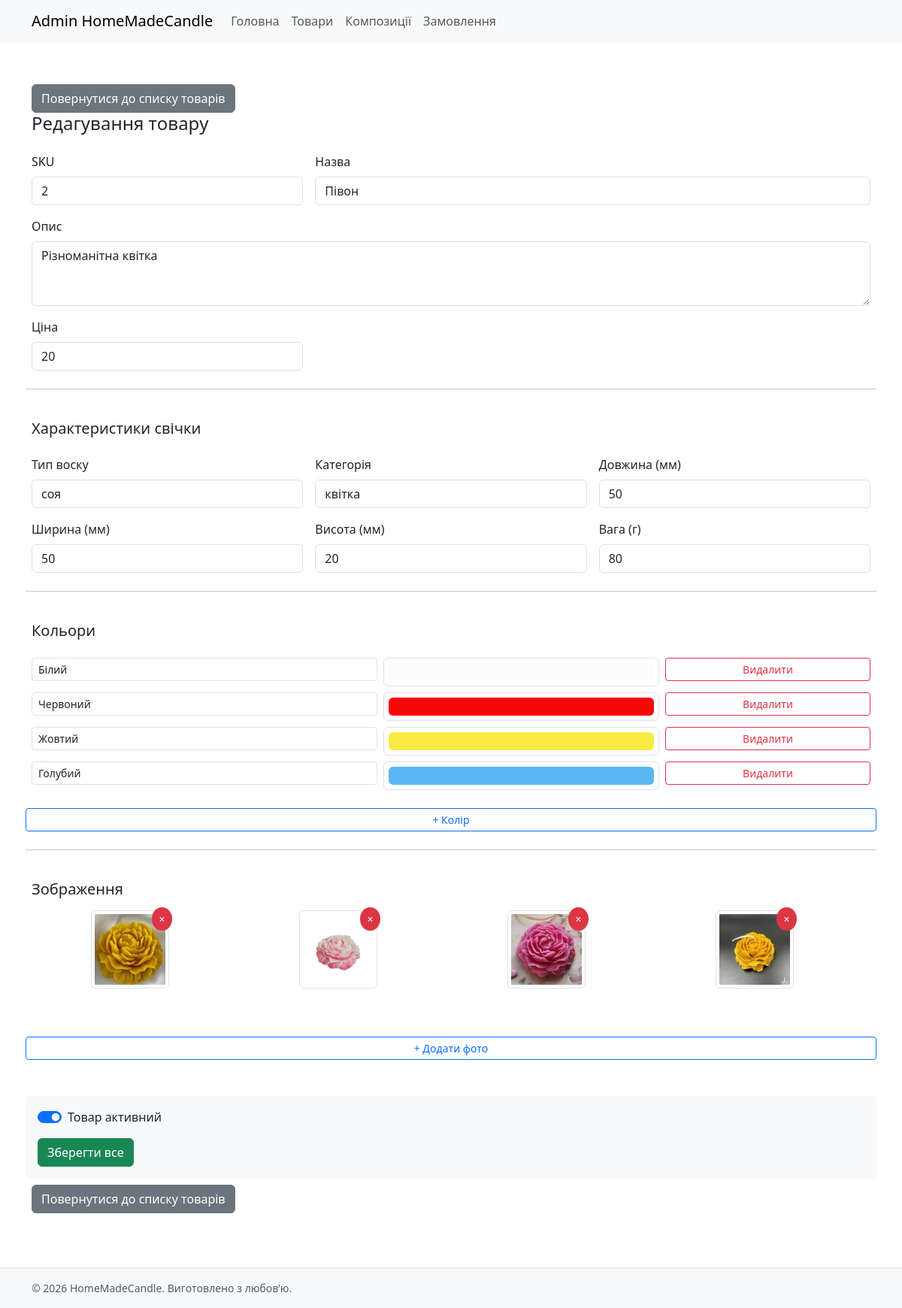
/admin/products/edit/2 (signed in), run on the app's committed database.
### models.py (models this page shows, shortened)
class Product(db.Model):
    id = db.Column(db.Integer, primary_key=True)
    sku = db.Column(db.String(64), unique=True, nullable=False)
    name = db.Column(db.String(120), nullable=False)
    description = db.Column(db.Text)
    wax_type = db.Column(db.String(64))
    category = db.Column(db.String(64))
    width = db.Column(db.Integer)
    height = db.Column(db.Integer)
    depth = db.Column(db.Integer)
    weight = db.Column(db.Integer)
    price = db.Column(db.Integer, default=0)
    is_active = db.Column(db.Boolean, default=True)
    colors = db.relationship("Color", backref="product", cascade="all, delete-orphan")
    images = db.relationship("ProductImage", backref="product",
                             order_by="ProductImage.sort_order",
                             cascade="all, delete-orphan")

class Color(db.Model):
    id = db.Column(db.Integer, primary_key=True)
    product_id = db.Column(db.Integer, db.ForeignKey("product.id"), nullable=False)
    color_name = db.Column(db.String(64), nullable=False)
    color_hex = db.Column(db.String(7), nullable=False)  # "#FFFFFF"
    is_default = db.Column(db.Boolean, default=False)
    price_modifier = db.Column(db.Float, default=0.0)     # 0.1 = +10% від базової ціни

class ProductImage(db.Model):
    id = db.Column(db.Integer, primary_key=True)
    product_id = db.Column(db.Integer, db.ForeignKey("product.id"), nullable=False)
    filename = db.Column(db.String(255), nullable=False)         # оригінал
    preview_filename = db.Column(db.String(255))                  # прев’ю 200x200
    alt_text = db.Column(db.String(120))
    sort_order = db.Column(db.Integer, default=0)

### blueprints/admin/routes.py (the view, shortened to what this page needs)
@bp.route("/products/edit", methods=["GET", "POST"])
@bp.route("/products/edit/<int:product_id>", methods=["GET", "POST"])
@login_required
def product_edit(product_id=None):
    product = Product.query.get(product_id) if product_id else None
    colors = Color.query.filter_by(product_id=product.id).all() if product else []
    images = ProductImage.query.filter_by(product_id=product.id).all() if product else []
    return render_template("admin/product_form.html", product=product, colors=colors, images=images)

### blueprints/admin/routes.py (called while the page is built)
@login_manager.user_loader
def load_user(user_id):
    return User.query.get(int(user_id))

### templates/admin/product_form.html (shortened to what this page needs)
{% extends "base.html" %}
{% block content %}
{% macro back_button() %}
  <div class="col-12 mt-2 d-flex justify-content-start">
    <a href="{{ url_for('admin.product_list') }}" class="btn btn-secondary">
    Повернутися до списку товарів
    </a>
  </div>
{% endmacro %}
<div class="container py-4">
  {{ back_button() }}
  <h1 class="h4 mb-4">{{ 'Створення товару' if not product else 'Редагування товару' }}</h1>
  <form method="post"
        action="{{ url_for('admin.product_edit', product_id=product.id if product else None) }}"
        enctype="multipart/form-data"
        class="row g-3">
    <div class="col-md-4">
      <label class="form-label">SKU</label>
      <input name="sku" class="form-control" value="{{ product.sku if product else '' }}" required>
    </div>
    <div class="col-md-8">
      <label class="form-label">Назва</label>
      <input name="name" class="form-control" value="{{ product.name if product else '' }}" required>
    </div>
    <div class="col-12">
      <label class="form-label">Опис</label>
      <textarea name="description" class="form-control" rows="3">{{ product.description if product else '' }}</textarea>
    </div>
    <div class="col-md-4">
      <label class="form-label">Ціна</label>
      <input name="price" type="number" step="0.01" class="form-control" value="{{ product.price|int if product else '0' }}">
    </div>
    <hr class="my-4">
    <h5>Характеристики свічки</h5>
    <div class="col-md-4">
      <label class="form-label">Тип воску</label>
      <input name="wax_type" class="form-control" value="{{ product.wax_type if product else '' }}">
    </div>
    <div class="col-md-4">
      <label class="form-label">Категорія</label>
      <input name="category" class="form-control" value="{{ product.category if product else '' }}">
    </div>
    <div class="col-md-4">
      <label class="form-label">Довжина (мм)</label>
      <input name="height" type="number" step="1" min="0" class="form-control" value="{{ product.height|int if product else '0' }}">
    </div>
    <div class="col-md-4">
      <label class="form-label">Ширина (мм)</label>
      <input name="width" type="number" step="1" min="0" class="form-control" value="{{ product.width|int if product else '0' }}">
    </div>
    <div class="col-md-4">
      <label class="form-label">Висота (мм)</label>
      <input name="depth" type="number" step="1" min="0" class="form-control" value="{{ product.depth|int if product else '0' }}">
    </div>
    <div class="col-md-4">
      <label class="form-label">Вага (г)</label>
      <input name="weight" type="number" step="1" min="0" class="form-control" value="{{ product.weight|int if product else '0' }}">
    </div>
    <hr class="my-4">
    <h5>Кольори</h5>
    <div id="color-fields">
      {% for color in colors %}
      <div class="row g-2 mb-2 color-row">
        <div class="col-5">
          <input name="color_name[]" class="form-control form-control-sm" value="{{ color.color_name }}">
        </div>
        <div class="col-4">
          <input name="color_hex[]" type="color" class="form-control form-control-color w-100" value="{{ color.color_hex }}">
        </div>
        <div class="col-3">
          <button type="button" class="btn btn-sm btn-outline-danger w-100" onclick="apiDelete('color', '{{ color.id }}', this)">Видалити</button>
        </div>
      </div>
      {% endfor %}
    </div>
    <button type="button" class="btn btn-sm btn-outline-primary" onclick="addColorRow()">+ Колір</button>
    <hr class="my-4">
    <h5>Зображення</h5>
    <div  id="image-fields" class="row mb-3">
      {% for img in images %}
      <div class="col-6 col-md-3 mb-3 image-row">
        <div class="p-2 text-center position-relative" style="width: 120px; aspect-ratio: 1/1; margin: 0 auto;">
          <img src="{{ url_for('static', filename='img/uploads/' + img.preview_filename) }}"
               class="img-thumbnail mb-2 w-100 h-100"
               style="aspect-ratio: 1/1; object-fit: cover; max-width: 120px; margin: 0 auto;">
          <button type="button"
                  class="btn btn-sm btn-danger position-absolute top-0 end-0 m-1 rounded-circle"
                  onclick="apiDelete('image', '{{ img.id }}', this)">&times;</button>
        </div>
      </div>
      {% endfor %}
    </div>
    <button type="button" class="btn btn-sm btn-outline-primary" onclick="addImageRow()">+ Додати фото</button>
    <div class="col-12 mt-5 p-3 bg-light d-flex flex-column align-items-start rounded">
      <div class="form-check form-switch mb-3">
        <input class="form-check-input" type="checkbox" name="is_active" id="active"
               {% if not product or product.is_active %}checked{% endif %}>
        <label class="form-check-label" for="active">Товар активний</label>
      </div>
      {% with messages = get_flashed_messages() %}
        <button id="save-btn"
                type="submit"
                class="btn {{ 'btn-primary' if messages else 'btn-success' }}">
            {{ 'Оновлено' if messages else 'Зберегти все' }}
        </button>
        {% endwith %}
      </div>
    {{ back_button() }}
  </form>
</div>
{% endblock %}

### static/css/main.css (style rules this page uses)
body { font-family: system-ui, -apple-system, Segoe UI, Roboto, sans-serif; }

### data on the page
Product: sku "2", name "Півон", description "Різноманітна квітка", price "20", wax_type "соя", category "квітка", height "50", width "50", depth "20", weight "80", is_active "☑"
Color: color_name "Білий", color_hex "#fcfcfc"
Color: color_name "Червоний", color_hex "#f70808"
Color: color_name "Жовтий", color_hex "#f9ea43"
Color: color_name "Голубий", color_hex "#5ab7f2"
ProductImage: preview_filename (picture)
ProductImage: preview_filename (picture)
ProductImage: preview_filename (picture)
ProductImage: preview_filename (picture)

### other printed values
{{ 'Створення товару' if not product else 'Редагування товару' }} "Редагування товару"
{{ 'Оновлено' if messages else 'Зберегти все' }} "Зберегти все"
{{ 2026 }} "2026"
